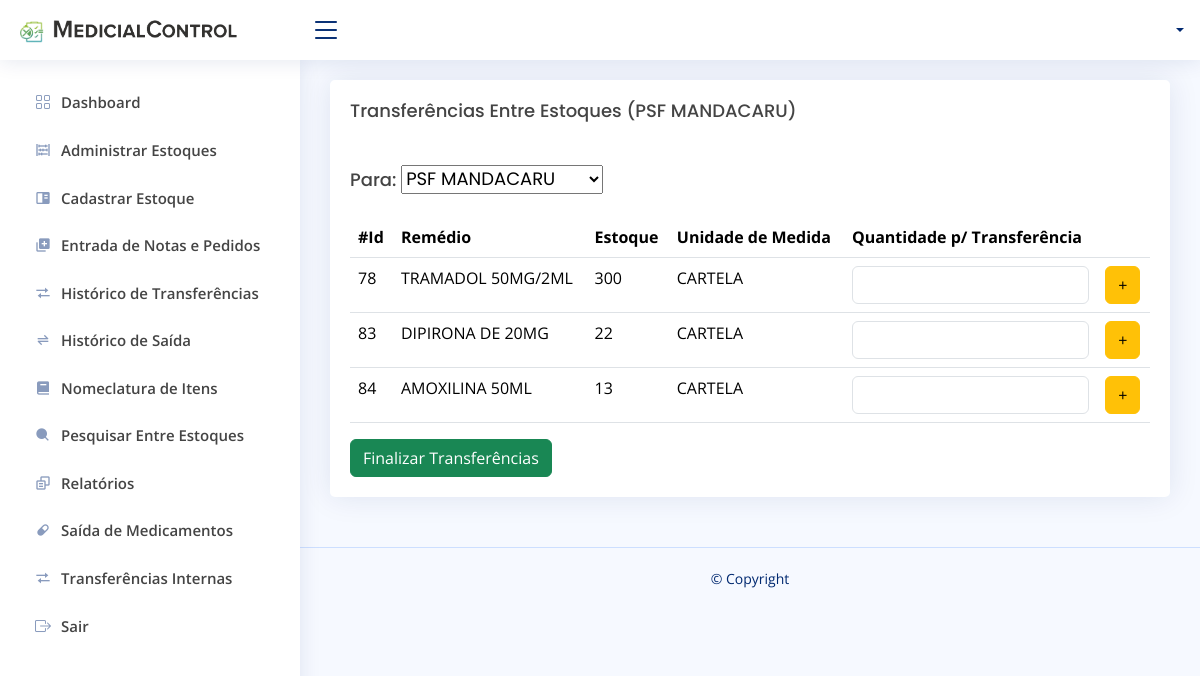
Screenshot of /transferenciasEstoques.php?id=7&&nome=PSF MANDACARU&&lote=120117 with the database file from the repository.
### tables this page shows
CREATE TABLE `tb_remedio` (
  `id_remedio` int(11) NOT NULL,
  `nome_remedio` varchar(220) NOT NULL,
  `uni_medida_remedio` varchar(100) NOT NULL,
  `quantidade_remedio` bigint(20) NOT NULL,
  `quant_min_estoque_remedio` bigint(20) NOT NULL,
  `vencimento_remedio` date NOT NULL,
  `estoque_remedio` int(11) NOT NULL
);

### controladores/Classes.php (called while the page is built, shortened)
<?php
class Estoque
{
    private $conexao;
    public function __construct()
    {
        $this->conexao = new Conexao();
    }
    public function chamaEstoque()
    {
        $conn = $this->conexao->Conectar();
        $query = "SELECT * FROM tb_estoques";
        $stmt = $conn->prepare($query);
        $stmt->execute();
        $r = [];
        while ($retorno = $stmt->fetch(PDO::FETCH_ASSOC)) {
            $r[] = $retorno;
        };
        return $r;
    }
}
class Remedio
{
    private $conexao;
    public function __construct()
    {
        $this->conexao = new Conexao();
    }
    public function chamaRemedioPorEstoque($idEstoque)
    {
        $query = "SELECT * FROM tb_remedio WHERE estoque_remedio = :idEstoque";
        $conn = $this->conexao->Conectar();
        $stmt = $conn->prepare($query);
        $stmt->bindParam(":idEstoque", $idEstoque);
        $stmt->execute();
        $r = [];
        while ($retorno = $stmt->fetch(PDO::FETCH_ASSOC)) {
            $r[] = $retorno;
        };
        return $r;
    }
}

### transferenciasEstoques.php (the view, shortened to what this page needs)
<?php
include "controladores/Controller.php";
include "controladores/Classes.php";
$func = new Remedio;
$chamaRemedio = $func->chamaRemedioPorEstoque($_GET['id']);
$func2 = new Estoque;
$chamaEstoque = $func2->chamaEstoque();
$lote = $_GET['lote'];
$nomeEstoque = $_GET['nome'];
?>
<!DOCTYPE html>
<html lang="pt-br">
<head>
</head>
<body>
    <header id="header" class="header fixed-top d-flex align-items-center">
        <nav class="header-nav ms-auto">
            <ul class="d-flex align-items-center">
                <?php echo Perfil() ?>
            </ul>
        </nav>
    </header>
    <aside id="sidebar" class="sidebar">
        <?php echo sideBar() ?>
    </aside>
    <main id="main" class="main">
        <section class="section">
            <div class="row">
                <div class="col-lg-12 col-md-12">
                    <div class="col-lg-12 col-md-12">
                        <div class="card">
                            <div class="card-body">
                                <h5 class="card-title">Transferências Entre Estoques (<?php echo $nomeEstoque ?>)</h5>
                                <h4 class="card-title">Para:
                                    <select name="estoque" id="estoque">
                                        <?php foreach ($chamaEstoque as $E) { ?>
                                            <option value="<?= $E['id_estoque'] ?>"><?= $E['nome_estoque'] ?></option>
                                        <?php } ?>
                                    </select>
                                </h4>
                                <table class="table datatable">
                                    <thead>
                                        <tr>
                                            <th>#Id</th>
                                            <th>Remédio</th>
                                            <th>Estoque</th>
                                            <th>Unidade de Medida</th>
                                            <th>Quantidade p/ Transferência</th>
                                            <th></th>
                                        </tr>
                                    </thead>
                                    <tbody>
                                        <?php foreach ($chamaRemedio as $remedio) { ?>
                                            <tr>
                                                <td><?= $remedio['id_remedio'] ?></td>
                                                <td><?= $remedio['nome_remedio'] ?></td>
                                                <td class="quantRemedio"><?= $remedio['quantidade_remedio'] ?></td>
                                                <td class="uni_medida_remedio"><?= $remedio['uni_medida_remedio'] ?></td>
                                                <td><input name="valor" class="form-control" type="number"></td>
                                                <td><button onclick="addCarrinho(event)" name="butn" class="btn btn-warning ">+</button></td>
                                            </tr>
                                        <?php } ?>
                                    </tbody>
                                </table>
                                <a href="fecharCarrinho.php?lote=<?=$lote?>" class="btn btn-success">Finalizar Transferências</a>
                            </div>
                        </div>
                    </div>
                </div>
        </section>
    </main>
    <footer id="footer" class="footer">
        <div class="copyright">
            &copy; Copyright <strong><span></span></strong>
        </div>
        <div class="credits">
        </div>
    </footer>
</body>
</html>

### assets/css/style.css (style rules this page uses)
:root { scroll-behavior: smooth; }
body { font-family: "Open Sans", sans-serif; background: #f6f9ff; color: #444444; }
a { color: #4154f1; text-decoration: none; }
h1, h2, h3, h4, h5, h6 { font-family: "Nunito", sans-serif; }
#main { margin-top: 60px; padding: 20px 30px; transition: all 0.3s; }
.card { margin-bottom: 30px; border: none; border-radius: 5px; box-shadow: 0px 0 30px rgba(1, 41, 112, 0.1); }
.card-title { padding: 20px 0 15px 0; font-size: 18px; font-weight: 500; color: #444444; font-family: "Poppins", sans-serif; }
.card-body { padding: 0 20px 20px 20px; }
.header { transition: all 0.5s; z-index: 997; height: 60px; box-shadow: 0px 2px 20px rgba(1, 41, 112, 0.1); background-color: #fff; padding-left: 20px; }
.header-nav ul { list-style: none; }
.header-nav>ul { margin: 0; padding: 0; }
.sidebar { position: fixed; top: 60px; left: 0; bottom: 0; width: 300px; z-index: 996; transition: all 0.3s; padding: 20px; overflow-y: auto; scrollbar-width: thin; scrollbar-color: #aab7cf transparent; box-shadow: 0px 0px 20px rgba(1, 41, 112, 0.1); background-color: #fff; }
@media (min-width: 1200px) { #main, #footer { margin-left: 300px; } }
.footer { padding: 20px 0; font-size: 14px; transition: all 0.3s; border-top: 1px solid #cddfff; }
.footer .copyright { text-align: center; color: #012970; }
.footer .credits { padding-top: 5px; text-align: center; font-size: 13px; color: #012970; }

### rows the page displays
tb_remedio: id_remedio "78", nome_remedio "TRAMADOL 50MG/2ML", quantidade_remedio "300", uni_medida_remedio "CARTELA"
tb_remedio: id_remedio "83", nome_remedio "DIPIRONA DE 20MG", quantidade_remedio "22", uni_medida_remedio "CARTELA"
tb_remedio: id_remedio "84", nome_remedio "AMOXILINA 50ML", quantidade_remedio "13", uni_medida_remedio "CARTELA"

### other values shown
$nomeEstoque "PSF MANDACARU"
form field estoque "PSF MANDACARU"
